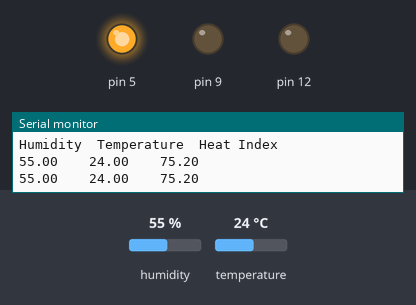
This sketch was run on a simulated Arduino Uno, built with avr-gcc and run on an emulated ATmega328P. On the bench: output pins drawn as LEDs (lit = HIGH), the last lines printed to the serial monitor. Inputs (shaded band) come from the test bench; at power-on: temperature 24 °C, humidity 55 %.

Above: at 4.8 s.
4.9 s: temperature set to 28 °C
7.9 s: temperature set to 31 °C
At 9.4 s:
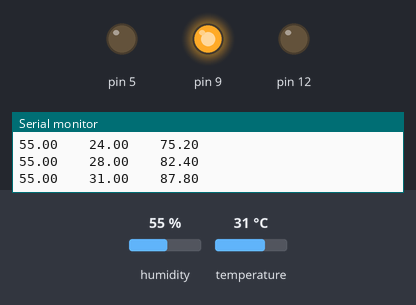
10.9 s: temperature set to 33 °C
At 13.1 s:
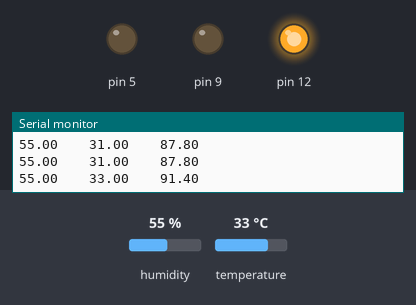
13.9 s: temperature set to 12 °C
At 15.5 s:
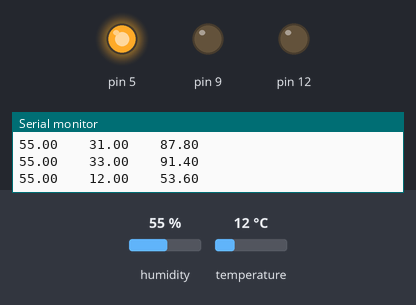
16.9 s: temperature set to 41 °C
At 19.1 s:
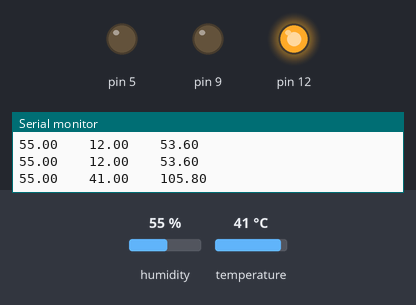
Timing chart, 0 to 20.6 s (numbered marks = the images above; inputs shaded):
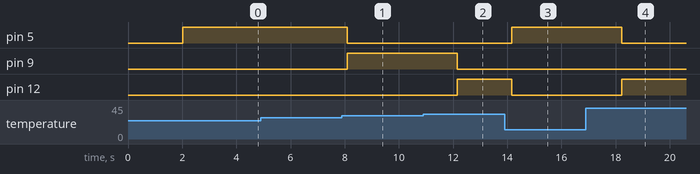

The sketch:

HW_01-31_DHT_leds.ino
```cpp
// Example testing sketch for various DHT humidity/temperature sensors
// Written by ladyada, public domain

// REQUIRES the following Arduino libraries:
// - DHT Sensor Library: https://github.com/adafruit/DHT-sensor-library
// - Adafruit Unified Sensor Lib: https://github.com/adafruit/Adafruit_Sensor

#include "DHT.h"

#define DHTPIN 2     // Digital pin connected to the DHT sensor
// Feather HUZZAH ESP8266 note: use pins 3, 4, 5, 12, 13 or 14 --
// Pin 15 can work but DHT must be disconnected during program upload.

// Uncomment whatever type you're using!
#define DHTTYPE DHT11   // DHT 11
//#define DHTTYPE DHT22   // DHT 22  (AM2302), AM2321
//#define DHTTYPE DHT21   // DHT 21 (AM2301)

// Connect pin 1 (on the left) of the sensor to +5V
// NOTE: If using a board with 3.3V logic like an Arduino Due connect pin 1
// to 3.3V instead of 5V!
// Connect pin 2 of the sensor to whatever your DHTPIN is
// Connect pin 4 (on the right) of the sensor to GROUND
// Connect a 10K resistor from pin 2 (data) to pin 1 (power) of the sensor

// Initialize DHT sensor.
// Note that older versions of this library took an optional third parameter to
// tweak the timings for faster processors.  This parameter is no longer needed
// as the current DHT reading algorithm adjusts itself to work on faster procs.
DHT dht(DHTPIN, DHTTYPE);

void setup() {
  Serial.begin(9600);
  Serial.println(F("DHTxx test!"));

  pinMode(5,OUTPUT);
  pinMode(9,OUTPUT);
  pinMode(12,OUTPUT);

  dht.begin();
  Serial.println("Humidity\tTemperature\tHeat Index");
}

void loop() {
  // Wait a few seconds between measurements.
  delay(2000);

  // Reading temperature or humidity takes about 250 milliseconds!
  // Sensor readings may also be up to 2 seconds 'old' (its a very slow sensor)
  float h = dht.readHumidity();
  // Read temperature as Celsius (the default)
  float t = dht.readTemperature();
  // Read temperature as Fahrenheit (isFahrenheit = true)
  float f = dht.readTemperature(true);

  // Check if any reads failed and exit early (to try again).
  if (isnan(h) || isnan(t) || isnan(f)) {
    Serial.println(F("Failed to read from DHT sensor!"));
    return;
  }

  // Compute heat index in Fahrenheit (the default)
  float hif = dht.computeHeatIndex(f, h);
  // Compute heat index in Celsius (isFahreheit = false)
  float hic = dht.computeHeatIndex(t, h, false);

  Serial.print(h);
  Serial.print("\t\t");
  Serial.print(t);
  Serial.print("\t\t");
  Serial.println(f);

  if(t < 30)
  {
    digitalWrite(5,HIGH);
    digitalWrite(9,LOW);
    digitalWrite(12,LOW);
  }
  else if (t < 32)
  {
    digitalWrite(5,LOW);
    digitalWrite(9,HIGH);
    digitalWrite(12,LOW);
  }
  else
  {
    digitalWrite(5,LOW);
    digitalWrite(9,LOW);
    digitalWrite(12,HIGH);
  }
}
```

Measured:
- the behaviour switches between 29 and 30 °C on temperature (found by bisection; images 0 and 1)
- the behaviour switches between 31 and 32 °C on temperature (found by bisection; images 1 and 2)
- after the input at 7.9 s, pin 5: HIGH → LOW after 0.20 s; pin 9: LOW → HIGH after 0.20 s
- after the input at 10.9 s, pin 9: HIGH → LOW after 1.2 s; pin 12: LOW → HIGH after 1.2 s
- after the input at 13.9 s, pin 5: LOW → HIGH after 0.27 s; pin 12: HIGH → LOW after 0.27 s
- after the input at 16.9 s, pin 5: HIGH → LOW after 1.3 s; pin 12: LOW → HIGH after 1.3 s
